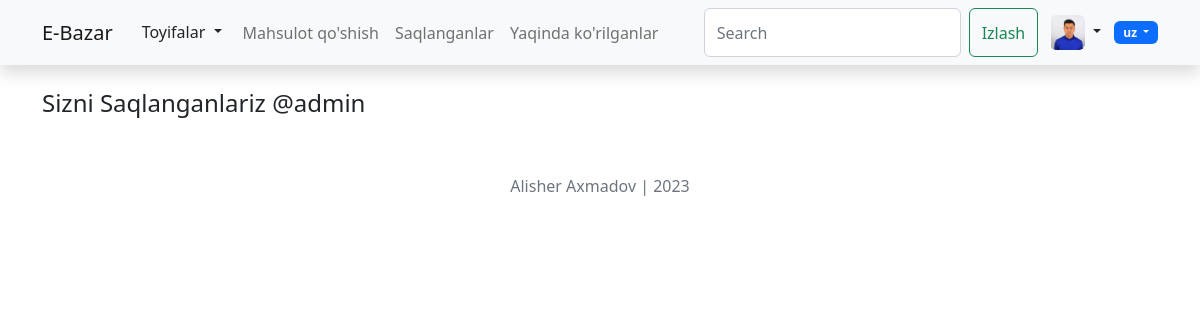
Page /uz/users/saveds (signed in) on the earlier database version.
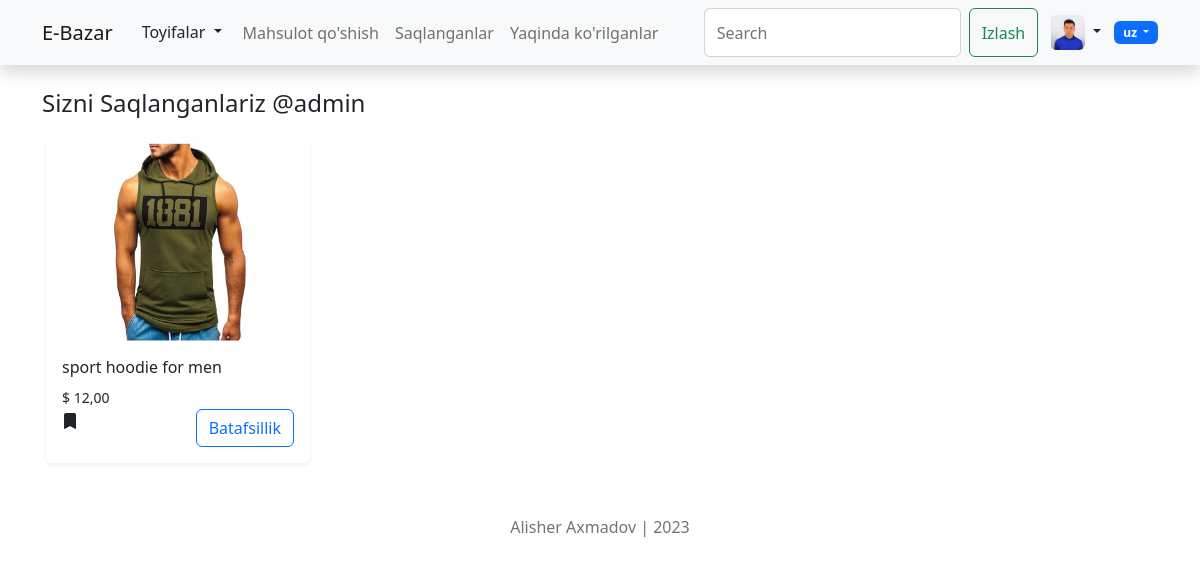
Same page on the later database version.
### users/models.py (models this page shows, shortened)
class Saved(models.Model):
    product = models.ForeignKey("products.Product", on_delete=models.CASCADE)
    author = models.ForeignKey(CustomUser, on_delete=models.CASCADE)
    date  = models.DateField(auto_now_add=True)

### products/models.py (models this page shows, shortened)
class Product(models.Model):
    author = models.ForeignKey(CustomUser, on_delete=models.CASCADE)
    category = models.ForeignKey(Category, on_delete=models.CASCADE)
    title = models.CharField(max_length=150)
    description = models.TextField()
    price =  models.DecimalField(max_digits=10000000, decimal_places=2)
    address = models.CharField(max_length=150)
    phone_number = models.CharField(max_length=17)
    tg_username = models.CharField(max_length=100)
    date = models.DateTimeField(auto_now_add=True)
    class Meta:
        ordering = ('-id',)

class ProductImage(models.Model):
    product = models.ForeignKey(Product, on_delete=models.CASCADE)
    image = models.ImageField(upload_to='product_images')

### users/views.py (the view)
# urls.py: path('saveds', SavedView.as_view(), name='saveds'),
class SavedView(LoginRequiredMixin, View):
    login_url='login'
    def get(self, request):
        saveds = Saved.objects.filter(author=request.user)
        q=request.GET.get('q', '')
        if q:
            products = Product.objects.filter(title__icontains=q)
            saveds = Saved.objects.filter(author=request.user, product__in=products)
        return render(request, 'saveds.html', {"saveds":saveds})

### main/views.py (called while the page is built)
def for_all_pages(request):
    categories = Category.objects.all()
    return {"categories": categories}

### users/models.py (called while the page is built)
    def __str__(self):
        return str(self.username)

### templates/saveds.html (shortened to what this page needs)
{% extends "base.html" %}
{% load i18n %}
{% block content %}
   <div class="container">
    <div class=" w-100 mt-4">
        <h4 class="d-block" >{% trans "Saved Products of" %} @{{request.user}}</h4>
        <div class="d-flex flex-wrap justify-content-between">
            {% for i in saveds %}
            <div class="card border border-0 shadow-sm d-inline-block m-1 mt-3" style="width: 16.5rem;" >
                {% if i.product.productimage_set.exists %}
                <img height="200" class=" card-img-top" src="{{i.product.productimage_set.all.first.image.url}}" alt="">
                {% else %}
                <img height="200" class=" card-img-top" src="images/14pro2.jfif" alt="">
                {% endif %}
                <div class="card-body">
                    <h6 class="align-center card-title">{{i.product.title}}</h6>
                    <span class="center card-text"><small>$ {{i.product.price}}</small></span>
                    <div class="buttons d-flex flex-wrap justify-content-between ">
                        <i class="bi bi-bookmark-fill"></i>
                        <a href="{% url 'products:detail' i.product.id %}" class="btn btn-outline-primary" >{% trans "Details" %}</a>
                    </div>
                </div>
            </div>
            {% endfor %}
        </div>
    </div>
</div>
{% endblock content %}

Differences in the rows shown:
added Saved: product.productimage_set.all.first.image (picture), product "sport hoodie for men", product.price "12,00"
